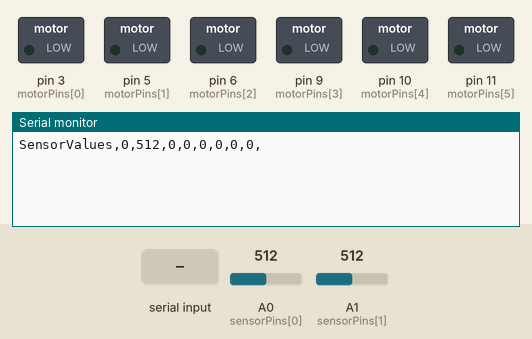
Simulated run of this sketch. Board: Arduino Nano, built with avr-gcc and run on an emulated ATmega328P. Parts: switched loads named in the sketch (green lamp = pin HIGH), the last lines printed to the serial monitor. The test bench sets the inputs (shaded band); at power-on: A0 (sensorPins[0]) = 512, A1 (sensorPins[1]) = 512.

Above: at 1.2 s.
1.3 s: "setM;\n" received over Serial
At 2.4 s:
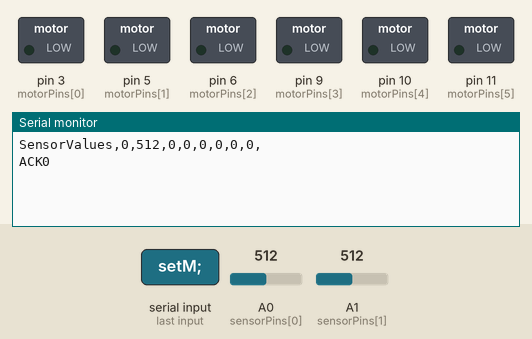
4.3 s: A0 (sensorPins[0]) set to 716
At 5.5 s:
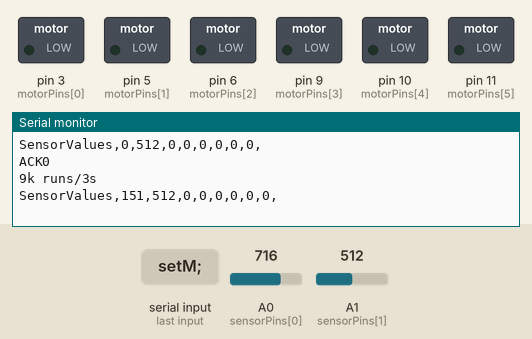
5.8 s: A1 (sensorPins[1]) set to 716
At 6.8 s:
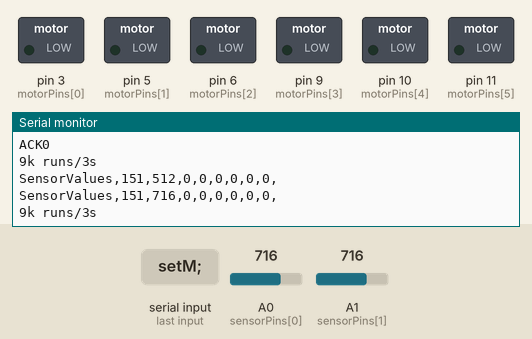
7.3 s: A0 (sensorPins[0]) set to 900
At 7.8 s:
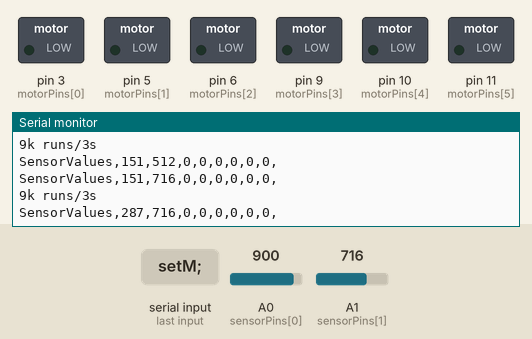
8.8 s: "setReadAnal;\n" received over Serial
At 10.0 s:
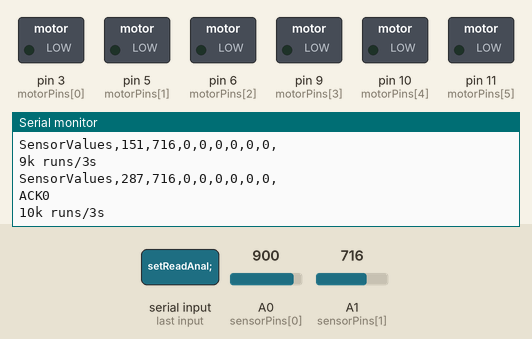
Timing chart, 0 to 11.3 s (numbered marks = the images above; inputs shaded):
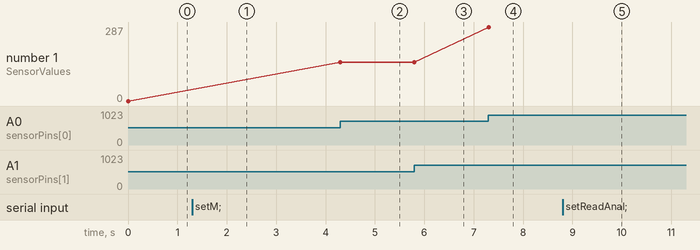

Measured:
- after the input at 1.3 s, the serial monitor: prints a new line at once (image 1)
- after the input at 4.3 s, the serial monitor: prints a new line at once (image 2)
- after the input at 5.8 s, the serial monitor: prints a new line at once (image 3)
- after the input at 7.3 s, the serial monitor: prints a new line at once (image 4)
- after the input at 8.8 s, the serial monitor: prints a new line at once (image 5)
- plotted number 1: 0 → 151 after the input at 4.3 s, 151 → 287 after the input at 7.3 s

The sketch:

Analog2PWM.ino
```cpp
/*
  copy pasta comands:
  setM;0,0,0
  setM;0,0,255
  setReadAnal;0,-1
  setReadAnal;0,1
  setReadAnal;0,7
  setAnalLimit;0,0,0
  setAnalLimit;0,0,5
*/

//PWM Pins: 3,5,6,9,10,11,

#define ADC_SCALE 1023.0
#define VREF 5.0
#define ACS712_zero 512

short pins=6;
int motorPins[]={3,5,6,9,10,11};
int motorVals[]={0,0,0,0,0,0};

short sensors=8;
int sensorPins[]={A0,A1,A2,A3,A4,A5,A6,A7};
int sensorValsRead[]={0,0,0,0,0,0,0,0};
int sensorValsLimit[]={1,10,10,10,10,10,10,10};
int sensorValsSend[]={-500,-500,-500,-500,-500,-500,-500,-500};

int sensorPin = A0;
int sensorValue = 0;
String inStr;
int readAnalogSensorsUntil=1;

long runs=0;
long runst=0;
long lastRuns=millis();

void setup() {
  Serial.begin(115200);
  //Serial.begin(9600);
  Serial.setTimeout(10);
}

void doSerial(){
  if(!Serial.available())return;
  inStr = Serial.readString();
  while(-1!=inStr.indexOf("\n")){
    String line=inStr.substring(0,inStr.indexOf("\n"));
    line.trim();
    inStr=inStr.substring(inStr.indexOf("\n")+1);
    lineSerial(line);
  }
}
void lineSerial(String line){
  if(line.indexOf("setM;")==0){
    line=line.substring(String("setM;").length());
    int ack=line.substring(0,line.indexOf(",")).toInt();
    line=line.substring(line.indexOf(",")+1);
    int mnum=line.substring(0,line.indexOf(",")).toInt();
    int val=line.substring(line.indexOf(",")+1).toInt();
    motorVals[mnum]=val;
    applyMotors();
    Serial.println("ACK"+String(ack));
  }else
  if(line.indexOf("setReadAnal;")==0){
    line=line.substring(String("setReadAnal;").length());
    int ack=line.substring(0,line.indexOf(",")).toInt();
    line=line.substring(line.indexOf(",")+1);
    int readIt=line.substring(line.indexOf(",")+1).toInt();
    readAnalogSensorsUntil=readIt;
    Serial.println("ACK"+String(ack));
  }else
  if(line.indexOf("setAnalLimit;")==0){
    line=line.substring(String("setAnalLimit;").length());
    int ack=line.substring(0,line.indexOf(",")).toInt();
    line=line.substring(line.indexOf(",")+1);
    int mnum=line.substring(0,line.indexOf(",")).toInt();
    int val=line.substring(line.indexOf(",")+1).toInt();
    sensorValsLimit[mnum]=val;
    applyMotors();
    Serial.println("ACK"+String(ack));
  }
}
void applyMotors(){
  for (short i = 0; i < pins; i++) {
    analogWrite(motorPins[i], motorVals[i]);
  }
}
bool readAnaloSenor(int i){
  sensorValsRead[i]=analogRead(sensorPins[i]);
  return sensorValsRead[i];
}
void readAnalogs(){
  boolean sendSensors=false;
  for (short i = 0; i < sensors && i <= readAnalogSensorsUntil; i++) {
    readAnaloSenor(i);

    if(i==0){
      float z=getCurrentDC_ACS712(sensorValsRead[0]);
      z=z*10;
      sensorValsRead[0]=z;
    }
    if(sensorValsLimit[i]<diff(sensorValsRead[i],sensorValsSend[i])){
      sendSensors=true;
    }

  }
  if(sendSensors){
    String sendText="SensorValues,";
    for (short i = 0; i < sensors; i++) {
      sensorValsSend[i]=sensorValsRead[i];
      sendText+=String(sensorValsRead[i])+(",");
    }
    Serial.println(sendText);
  }
}
int diff(int a, int b){
  if(a<b){
    return b-a;
  }else{
    return a-b;
  }
}

float getCurrentDC_ACS712(int val) {
//source: https://github.com/rkoptev/ACS712-arduino
  /*
			sensitivity = 0.185; // ACS712_05B
			sensitivity = 0.100; // ACS712_20A
			sensitivity = 0.066; // ACS712_30A
  */
  float sensitivity = 0.066; // ACS712_30A
	float I = ((float)val-ACS712_zero) / ADC_SCALE * VREF / sensitivity;
  if(I<0)return -I;
	return I;
}

void checkRuns(){
  runs++;
  if(runs>999){
    runs=0;
    runst++;
    long t=millis();
    if(lastRuns+3000<t){
      Serial.println(String(runst)+"k runs/3s");
      runst=0;
      lastRuns=t;
    }
  }
}

void loop() {
  checkRuns();

  doSerial();
  if(readAnalogSensorsUntil>-1){
    readAnalogs();
  }


/*
  sensorValue = analogRead(sensorPin);
  int sensorValue2=map(sensorValue, 0, 1023, 0, 510);
  //sensorValue=sensorValue/2;
  //if(sensorValue<0)sensorValue=0;
  //if(sensorValue>511)sensorValue=511;
  int o1=0;
  int o2=0;
  int val=sensorValue2-255;
  if(val>0){
    o1=val;
  }else{
    o2=val*-1;
  }

  motorVals[0]=o1;
  motorVals[1]=o2;

  if(false)
  Serial.println(
    String("Analog: ")+
    String(sensorValue)+
    String(", calc: ")+
    String(sensorValue2)+
    String(", o1: ")+
    String(o1)+
    String(", o2: ")+
    String(o2)
  );*/


  /*
    delay(30);
  }
  */
}
```
